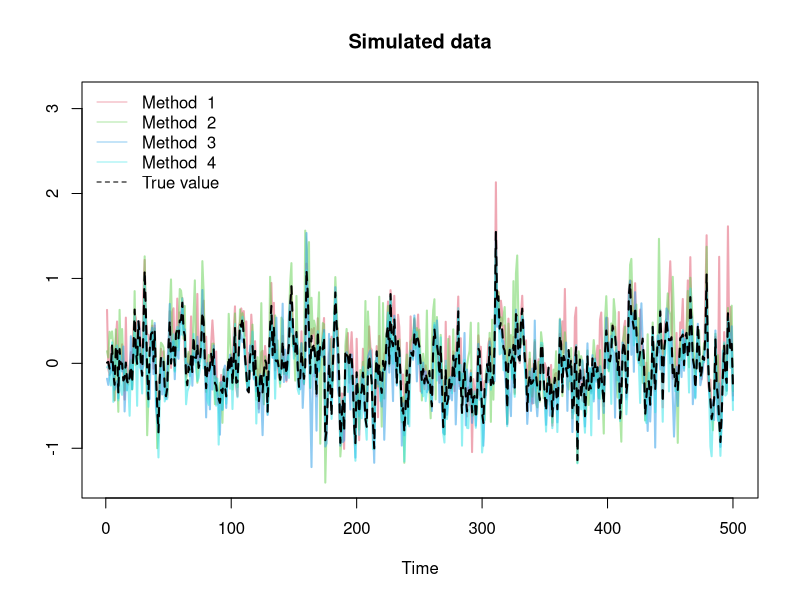

Recreate this plot in R.
#AR(3), M=4
library(grDevices)

set.seed(986742)

#Sample size
n<-500
#AR multipliers
phi<-c(.6,-.2,.1)
#d.f.
nu<-4
#AR scale
sigma2<-0.05

#Simulating AR model
sims<-function(n,phi,nu,sigma2){
  p<-length(phi)
  yt<-rep(0,p)
  for(i in 1:n){
    lam<-rgamma(1,nu/2,nu/2)
    yt[i+p]<-rnorm(1,sum(phi*yt[i+p-(1:p)]),sqrt(sigma2/lam))
  }
  yt<-yt[-(1:p)]
  return(yt)
}
yt<-sims(n,phi,nu,sigma2)

#Simulating the data
rald<-function(n,mu,sigma,tau){
  Z<-rnorm(n)
  U<-rexp(n)
  k1<-(1-2*tau)/(tau*(1-tau))
  k2<-2/(tau*(1-tau))
  Y<-sigma*(k1*U+sqrt(k2*U)*Z)+mu
  return(Y)
}
M<-4
sigma<-c(.06,.1,.08,.04)
tau<-c(.3,.4,.6,.7)
ytm<-matrix(0,nrow=n,ncol=M)
for(j in 1:M){
  for(i in 1:n)  ytm[i,j]<-rald(1,yt[i],sigma[j],tau[j])
}

#Graphical comparison
plot(c(1,n),c(min(ytm),max(ytm)+1),type='n',ylab='',xlab='Time',main='Simulated data')
for(i in 1:M){
  lines(ytm[,i],type='l',col=adjustcolor(i+1, alpha.f = 0.5),lwd=2)
}
lines(yt,type='l',col='black',lwd=2,lty=2)
legend('topleft',c(paste('Method ',1:M),'True value'),col=c(adjustcolor(2:(M+1), alpha.f = 0.5),1),lty=c(rep(1,M),2),bty='n',cex=1)

